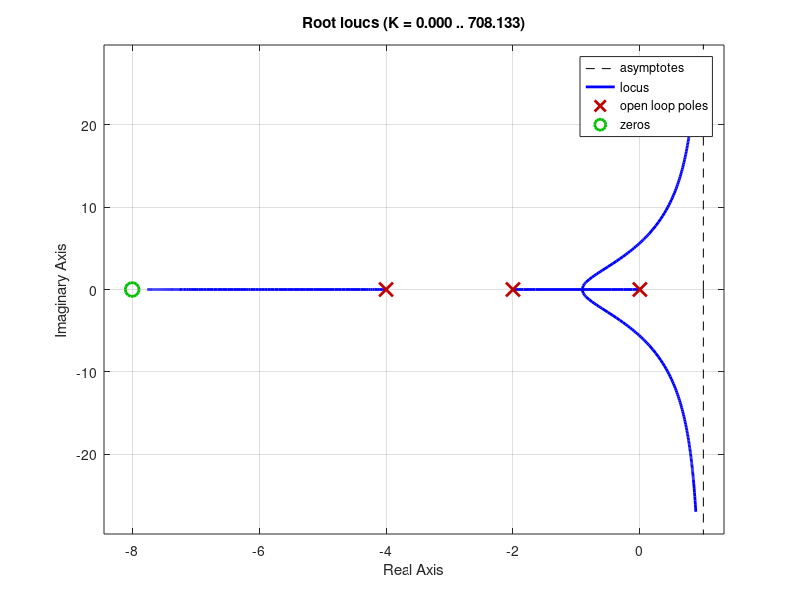
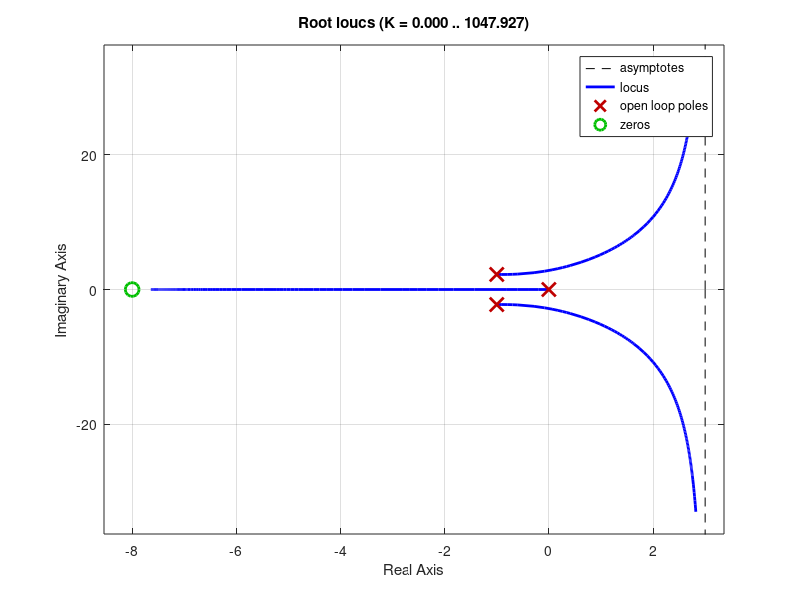
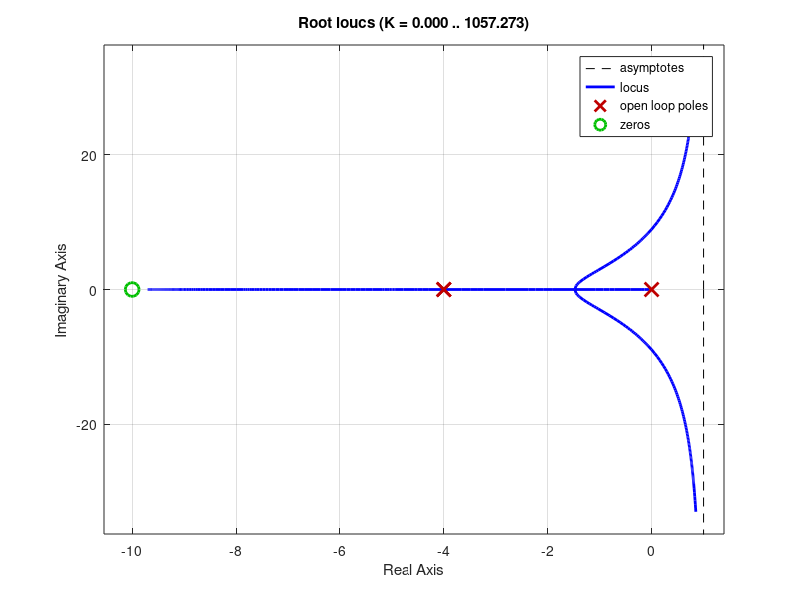
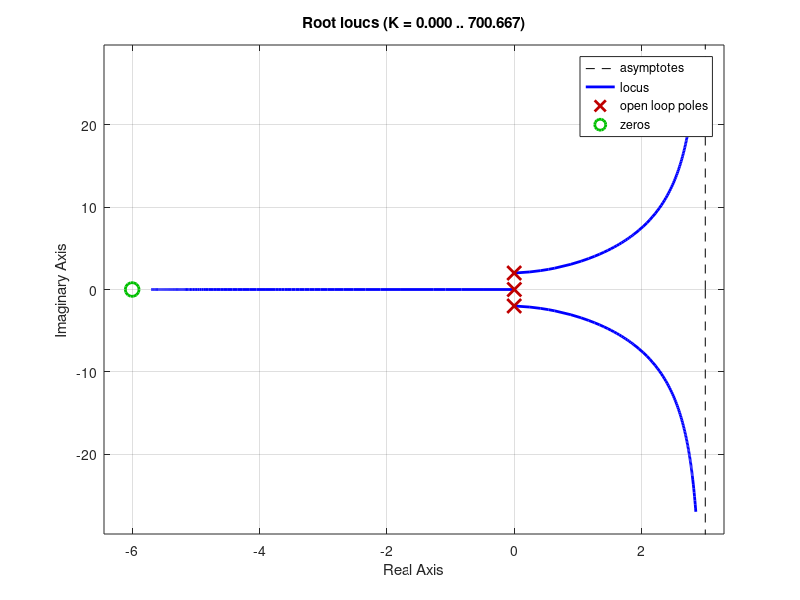

Source code (MATLAB) for these figures, in order:
%% overdamped
figure(1)

s= tf('s');

zero = 8;

D = ((s+zero)/s)

G = (1/((s+2)*(s+4)))

rlocus(G*D)

%% underdamped
figure(2)

s= tf('s');

zero = 8;

D = ((s+zero)/s)

G = (1/((s^2+2*s+6)))

rlocus(G*D)

%% critically damped
figure(3)

s= tf('s');

zero = 10;

D = ((s+zero)/s)

G = (1/((s+4)^2))

rlocus(G*D)

%% undamped
figure(4)

s= tf('s');

zero = 6;

D = ((s+zero)/s)

G = (1/((s^2+4)))

rlocus(G*D)
